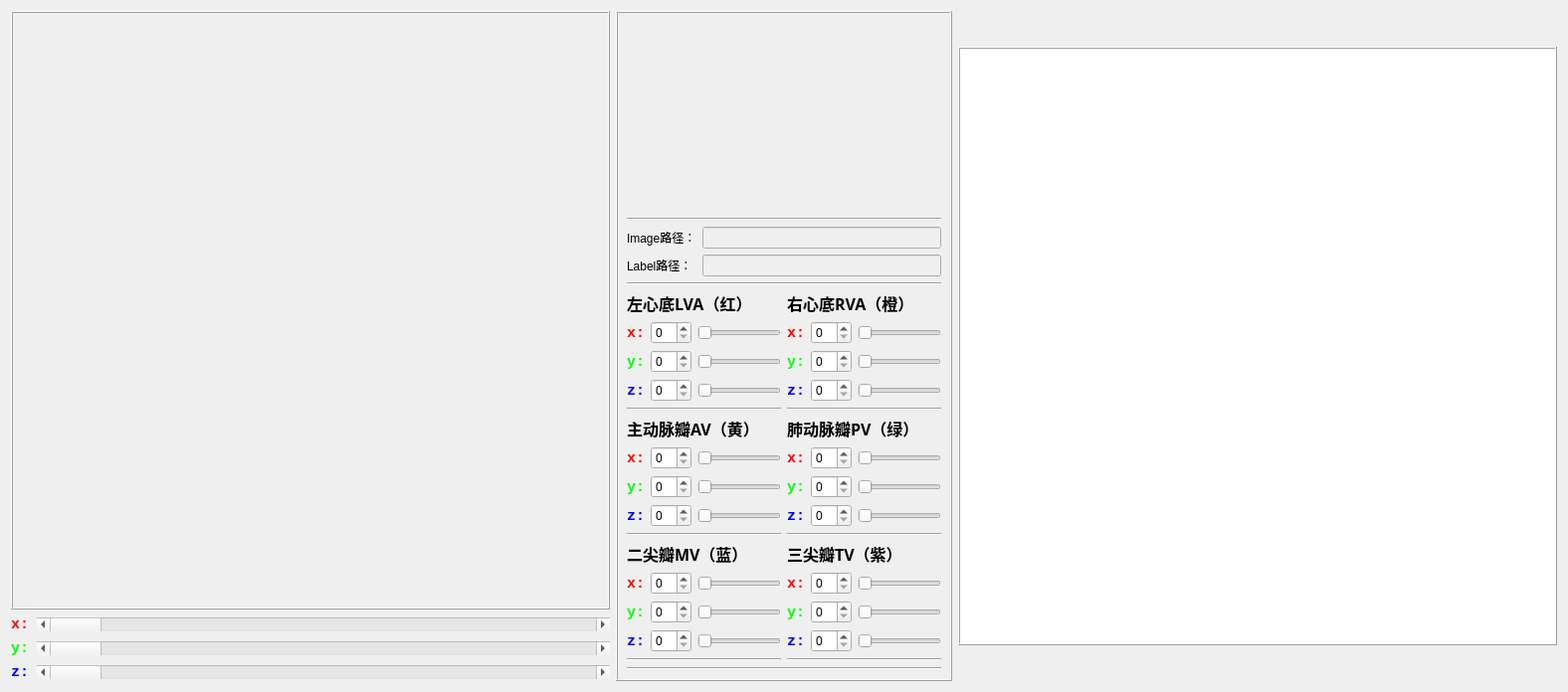
  <widget class="QWidget" name="centralwidget">
   <layout class="QHBoxLayout" name="horizontalLayout_13">
    <item>
     <layout class="QVBoxLayout" name="verticalLayout_2">
      <item>
       <widget class="QFrame" name="frame_3">
        <property name="minimumSize">
         <size>
          <width>602</width>
          <height>602</height>
         </size>
        </property>
        <property name="maximumSize">
         <size>
          <width>602</width>
          <height>602</height>
         </size>
        </property>
        <property name="frameShape">
         <enum>QFrame::Box</enum>
        </property>
        <property name="frameShadow">
         <enum>QFrame::Raised</enum>
        </property>
        <layout class="QHBoxLayout" name="horizontalLayout_vtkPlane">
         <property name="leftMargin">
          <number>0</number>
         </property>
         <property name="topMargin">
          <number>0</number>
         </property>
         <property name="rightMargin">
          <number>0</number>
         </property>
         <property name="bottomMargin">
          <number>0</number>
         </property>
        </layout>
       </widget>
      </item>
      <item>
       <layout class="QVBoxLayout" name="verticalLayout_6">
        <item>
         <layout class="QHBoxLayout" name="horizontalLayout">
          <item>
           <widget class="QLabel" name="label_38">
            <property name="maximumSize">
             <size>
              <width>20</width>
              <height>16777215</height>
             </size>
            </property>
            <property name="font">
             <font>
              <family>Consolas</family>
              <pointsize>11</pointsize>
              <weight>75</weight>
              <bold>true</bold>
             </font>
            </property>
            <property name="styleSheet">
             <string notr="true">color:rgb(255,0,0)</string>
            </property>
            <property name="text">
             <string>x:</string>
            </property>
           </widget>
          </item>
          <item>
           <widget class="QScrollBar" name="horizontalScrollBar_spinCenterX_vtk">
            <property name="tracking">
             <bool>true</bool>
            </property>
            <property name="orientation">
             <enum>Qt::Horizontal</enum>
            </property>
            <property name="invertedAppearance">
             <bool>false</bool>
            </property>
            <property name="invertedControls">
             <bool>false</bool>
            </property>
           </widget>
          </item>
         </layout>
        </item>
        <item>
         <layout class="QHBoxLayout" name="horizontalLayout_2">
          <item>
           <widget class="QLabel" name="label_39">
            <property name="maximumSize">
             <size>
              <width>20</width>
              <height>16777215</height>
             </size>
            </property>
            <property name="font">
             <font>
              <family>Consolas</family>
              <pointsize>11</pointsize>
              <weight>75</weight>
              <bold>true</bold>
             </font>
            </property>
            <property name="styleSheet">
             <string notr="true">color:rgb(0,255,0)</string>
            </property>
            <property name="text">
             <string>y:</string>
            </property>
           </widget>
          </item>
          <item>
           <widget class="QScrollBar" name="horizontalScrollBar_spinCenterY_vtk">
            <property name="orientation">
             <enum>Qt::Horizontal</enum>
            </property>
            <property name="invertedAppearance">
             <bool>false</bool>
            </property>
            <property name="invertedControls">
             <bool>false</bool>
            </property>
           </widget>
          </item>
         </layout>
        </item>
        <item>
         <layout class="QHBoxLayout" name="horizontalLayout_9">
          <item>
           <widget class="QLabel" name="label_46">
            <property name="maximumSize">
             <size>
              <width>20</width>
              <height>16777215</height>
             </size>
            </property>
            <property name="font">
             <font>
              <family>Consolas</family>
              <pointsize>11</pointsize>
              <weight>75</weight>
              <bold>true</bold>
             </font>
            </property>
            <property name="styleSheet">
             <string notr="true">color:rgb(0,0,255)</string>
            </property>
            <property name="text">
             <string>z:</string>
            </property>
           </widget>
          </item>
          <item>
           <widget class="QScrollBar" name="horizontalScrollBar_spinCenterZ_vtk">
            <property name="orientation">
             <enum>Qt::Horizontal</enum>
            </property>
            <property name="invertedAppearance">
             <bool>false</bool>
            </property>
            <property name="invertedControls">
             <bool>false</bool>
            </property>
           </widget>
          </item>
         </layout>
        </item>
       </layout>
      </item>
     </layout>
    </item>
    <item>
     <widget class="QFrame" name="frame">
      <property name="frameShape">
       <enum>QFrame::Box</enum>
      </property>
      <property name="frameShadow">
       <enum>QFrame::Raised</enum>
      </property>
      <layout class="QVBoxLayout" name="verticalLayout">
       <item>
        <spacer name="verticalSpacer">
         <property name="orientation">
          <enum>Qt::Vertical</enum>
         </property>
         <property name="sizeHint" stdset="0">
          <size>
           <width>20</width>
           <height>40</height>
          </size>
         </property>
        </spacer>
       </item>
       <item>
        <widget class="Line" name="line">
         <property name="orientation">
          <enum>Qt::Horizontal</enum>
         </property>
        </widget>
       </item>
       <item>
        <layout class="QHBoxLayout" name="horizontalLayout_7">
         <item>
          <layout class="QVBoxLayout" name="verticalLayout_9">
           <item>
            <widget class="QLabel" name="label_2">
             <property name="text">
              <string>Image路径：</string>
             </property>
            </widget>
           </item>
           <item>
            <widget class="QLabel" name="label_5">
             <property name="text">
              <string>Label路径：</string>
             </property>
            </widget>
           </item>
          </layout>
         </item>
         <item>
          <layout class="QVBoxLayout" name="verticalLayout_10">
           <item>
            <widget class="QLineEdit" name="lineEdit_imagePath">
             <property name="enabled">
              <bool>false</bool>
             </property>
            </widget>
           </item>
           <item>
            <widget class="QLineEdit" name="lineEdit_labelPath">
             <property name="enabled">
              <bool>false</bool>
             </property>
            </widget>
           </item>
          </layout>
         </item>
        </layout>
       </item>
       <item>
        <widget class="Line" name="line_5">
         <property name="orientation">
          <enum>Qt::Horizontal</enum>
         </property>
        </widget>
       </item>
       <item>
        <layout class="QHBoxLayout" name="horizontalLayout_3">
         <item>
          <layout class="QVBoxLayout" name="verticalLayout_5">
           <item>
            <widget class="QLabel" name="label_16">
             <property name="font">
              <font>
               <family>Adobe Devanagari</family>
               <pointsize>12</pointsize>
               <weight>75</weight>
               <bold>true</bold>
              </font>
             </property>
             <property name="text">
              <string>左心底LVA（红）</string>
             </property>
             <property name="textFormat">
              <enum>Qt::AutoText</enum>
             </property>
             <property name="alignment">
              <set>Qt::AlignLeading|Qt::AlignLeft|Qt::AlignVCenter</set>
             </property>
            </widget>
           </item>
           <item>
            <layout class="QHBoxLayout" name="horizontalLayout_15">
             <item>
              <widget class="QLabel" name="label_34">
               <property name="font">
                <font>
                 <family>Consolas</family>
                 <pointsize>11</pointsize>
                 <weight>75</weight>
                 <bold>true</bold>
                </font>
               </property>
               <property name="styleSheet">
                <string notr="true">color:rgb(255,0,0)</string>
               </property>
               <property name="text">
                <string>x:</string>
               </property>
              </widget>
             </item>
             <item>
              <widget class="QSpinBox" name="spinBox_LVA_X"/>
             </item>
             <item>
              <widget class="QSlider" name="horizontalSlider_LVA_X">
               <property name="orientation">
                <enum>Qt::Horizontal</enum>
               </property>
              </widget>
             </item>
            </layout>
           </item>
           <item>
            <layout class="QHBoxLayout" name="horizontalLayout_16">
             <item>
              <widget class="QLabel" name="label_35">
               <property name="font">
                <font>
                 <family>Consolas</family>
                 <pointsize>11</pointsize>
                 <weight>75</weight>
                 <bold>true</bold>
                </font>
               </property>
               <property name="styleSheet">
                <string notr="true">color:rgb(0,255,0)</string>
               </property>
               <property name="text">
                <string>y:</string>
               </property>
              </widget>
             </item>
             <item>
              <widget class="QSpinBox" name="spinBox_LVA_Y"/>
             </item>
             <item>
              <widget class="QSlider" name="horizontalSlider_LVA_Y">
               <property name="orientation">
                <enum>Qt::Horizontal</enum>
               </property>
              </widget>
             </item>
            </layout>
           </item>
           <item>
            <layout class="QHBoxLayout" name="horizontalLayout_17">
             <item>
              <widget class="QLabel" name="label_36">
               <property name="font">
                <font>
                 <family>Consolas</family>
                 <pointsize>11</pointsize>
                 <weight>75</weight>
                 <bold>true</bold>
                </font>
               </property>
               <property name="styleSheet">
                <string notr="true">color:rgb(0,0,255)</string>
               </property>
               <property name="text">
                <string>z:</string>
               </property>
              </widget>
             </item>
             <item>
              <widget class="QSpinBox" name="spinBox_LVA_Z"/>
             </item>
             <item>
              <widget class="QSlider" name="horizontalSlider_LVA_Z">
               <property name="orientation">
                <enum>Qt::Horizontal</enum>
               </property>
              </widget>
             </item>
            </layout>
           </item>
           <item>
            <widget class="Line" name="line_3">
             <property name="orientation">
              <enum>Qt::Horizontal</enum>
             </property>
            </widget>
           </item>
          </layout>
         </item>
         <item>
          <layout class="QVBoxLayout" name="verticalLayout_7">
           <item>
            <widget class="QLabel" name="label_17">
             <property name="font">
              <font>
               <family>Adobe Devanagari</family>
               <pointsize>12</pointsize>
               <weight>75</weight>
               <bold>true</bold>
              </font>
             </property>
             <property name="text">
              <string>右心底RVA（橙）</string>
             </property>
             <property name="textFormat">
              <enum>Qt::AutoText</enum>
             </property>
             <property name="alignment">
              <set>Qt::AlignLeading|Qt::AlignLeft|Qt::AlignVCenter</set>
             </property>
            </widget>
           </item>
           <item>
            <layout class="QHBoxLayout" name="horizontalLayout_18">
             <item>
              <widget class="QLabel" name="label_37">
               <property name="font">
                <font>
                 <family>Consolas</family>
                 <pointsize>11</pointsize>
                 <weight>75</weight>
                 <bold>true</bold>
                </font>
               </property>
               <property name="styleSheet">
                <string notr="true">color:rgb(255,0,0)</string>
               </property>
               <property name="text">
                <string>x:</string>
               </property>
              </widget>
             </item>
             <item>
              <widget class="QSpinBox" name="spinBox_RVA_X"/>
             </item>
             <item>
              <widget class="QSlider" name="horizontalSlider_RVA_X">
               <property name="orientation">
                <enum>Qt::Horizontal</enum>
               </property>
              </widget>
             </item>
            </layout>
           </item>
           <item>
            <layout class="QHBoxLayout" name="horizontalLayout_19">
             <item>
              <widget class="QLabel" name="label_40">
               <property name="font">
                <font>
                 <family>Consolas</family>
                 <pointsize>11</pointsize>
                 <weight>75</weight>
                 <bold>true</bold>
                </font>
               </property>
               <property name="styleSheet">
                <string notr="true">color:rgb(0,255,0)</string>
               </property>
               <property name="text">
                <string>y:</string>
               </property>
              </widget>
             </item>
             <item>
              <widget class="QSpinBox" name="spinBox_RVA_Y"/>
             </item>
             <item>
              <widget class="QSlider" name="horizontalSlider_RVA_Y">
               <property name="orientation">
                <enum>Qt::Horizontal</enum>
               </property>
              </widget>
             </item>
            </layout>
           </item>
           <item>
            <layout class="QHBoxLayout" name="horizontalLayout_20">
             <item>
              <widget class="QLabel" name="label_41">
               <property name="font">
                <font>
                 <family>Consolas</family>
                 <pointsize>11</pointsize>
                 <weight>75</weight>
                 <bold>true</bold>
                </font>
               </property>
               <property name="styleSheet">
                <string notr="true">color:rgb(0,0,255)</string>
               </property>
               <property name="text">
                <string>z:</string>
               </property>
              </widget>
             </item>
             <item>
              <widget class="QSpinBox" name="spinBox_RVA_Z"/>
             </item>
             <item>
              <widget class="QSlider" name="horizontalSlider_RVA_Z">
               <property name="orientation">
                <enum>Qt::Horizontal</enum>
               </property>
              </widget>
             </item>
            </layout>
           </item>
           <item>
            <widget class="Line" name="line_6">
             <property name="orientation">
              <enum>Qt::Horizontal</enum>
             </property>
            </widget>
           </item>
          </layout>
         </item>
        </layout>
       </item>
       <item>
        <layout class="QHBoxLayout" name="horizontalLayout_5">
         <item>
          <layout class="QVBoxLayout" name="verticalLayout_13">
           <item>
            <widget class="QLabel" name="label_19">
             <property name="font">
              <font>
               <family>Adobe Devanagari</family>
               <pointsize>12</pointsize>
               <weight>75</weight>
               <bold>true</bold>
              </font>
             </property>
             <property name="text">
              <string>主动脉瓣AV（黄）</string>
             </property>
             <property name="textFormat">
              <enum>Qt::AutoText</enum>
             </property>
             <property name="alignment">
              <set>Qt::AlignLeading|Qt::AlignLeft|Qt::AlignVCenter</set>
             </property>
            </widget>
           </item>
           <item>
            <layout class="QHBoxLayout" name="horizontalLayout_24">
             <item>
              <widget class="QLabel" name="label_45">
               <property name="font">
                <font>
                 <family>Consolas</family>
                 <pointsize>11</pointsize>
                 <weight>75</weight>
                 <bold>true</bold>
                </font>
               </property>
               <property name="styleSheet">
                <string notr="true">color:rgb(255,0,0)</string>
               </property>
               <property name="text">
                <string>x:</string>
               </property>
              </widget>
             </item>
             <item>
              <widget class="QSpinBox" name="spinBox_AV_X"/>
             </item>
             <item>
              <widget class="QSlider" name="horizontalSlider_AV_X">
               <property name="orientation">
                <enum>Qt::Horizontal</enum>
               </property>
              </widget>
             </item>
            </layout>
           </item>
           <item>
            <layout class="QHBoxLayout" name="horizontalLayout_25">
             <item>
              <widget class="QLabel" name="label_48">
               <property name="font">
                <font>
                 <family>Consolas</family>
                 <pointsize>11</pointsize>
                 <weight>75</weight>
                 <bold>true</bold>
                </font>
               </property>
               <property name="styleSheet">
                <string notr="true">color:rgb(0,255,0)</string>
               </property>
               <property name="text">
                <string>y:</string>
               </property>
              </widget>
             </item>
             <item>
              <widget class="QSpinBox" name="spinBox_AV_Y"/>
             </item>
             <item>
              <widget class="QSlider" name="horizontalSlider_AV_Y">
               <property name="orientation">
                <enum>Qt::Horizontal</enum>
               </property>
              </widget>
             </item>
            </layout>
           </item>
           <item>
            <layout class="QHBoxLayout" name="horizontalLayout_26">
             <item>
              <widget class="QLabel" name="label_50">
               <property name="font">
                <font>
                 <family>Consolas</family>
                 <pointsize>11</pointsize>
                 <weight>75</weight>
                 <bold>true</bold>
                </font>
               </property>
               <property name="styleSheet">
                <string notr="true">color:rgb(0,0,255)</string>
               </property>
               <property name="text">
                <string>z:</string>
               </property>
              </widget>
             </item>
             <item>
              <widget class="QSpinBox" name="spinBox_AV_Z"/>
             </item>
             <item>
              <widget class="QSlider" name="horizontalSlider_AV_Z">
               <property name="orientation">
                <enum>Qt::Horizontal</enum>
               </property>
              </widget>
             </item>
            </layout>
           </item>
           <item>
            <widget class="Line" name="line_8">
             <property name="orientation">
              <enum>Qt::Horizontal</enum>
             </property>
            </widget>
           </item>
          </layout>
         </item>
         <item>
          <layout class="QVBoxLayout" name="verticalLayout_8">
           <item>
            <widget class="QLabel" name="label_18">
             <property name="font">
              <font>
               <family>Adobe Devanagari</family>
               <pointsize>12</pointsize>
               <weight>75</weight>
               <bold>true</bold>
              </font>
             </property>
             <property name="text">
              <string>肺动脉瓣PV（绿）</string>
             </property>
             <property name="textFormat">
              <enum>Qt::AutoText</enum>
             </property>
             <property name="alignment">
              <set>Qt::AlignLeading|Qt::AlignLeft|Qt::AlignVCenter</set>
             </property>
            </widget>
           </item>
           <item>
            <layout class="QHBoxLayout" name="horizontalLayout_21">
             <item>
              <widget class="QLabel" name="label_42">
               <property name="font">
                <font>
                 <family>Consolas</family>
                 <pointsize>11</pointsize>
                 <weight>75</weight>
                 <bold>true</bold>
                </font>
               </property>
               <property name="styleSheet">
                <string notr="true">color:rgb(255,0,0)</string>
               </property>
               <property name="text">
                <string>x:</string>
               </property>
              </widget>
             </item>
             <item>
              <widget class="QSpinBox" name="spinBox_PV_X"/>
             </item>
             <item>
              <widget class="QSlider" name="horizontalSlider_PV_X">
               <property name="orientation">
                <enum>Qt::Horizontal</enum>
               </property>
              </widget>
             </item>
            </layout>
           </item>
           <item>
            <layout class="QHBoxLayout" name="horizontalLayout_22">
             <item>
              <widget class="QLabel" name="label_43">
               <property name="font">
                <font>
                 <family>Consolas</family>
                 <pointsize>11</pointsize>
                 <weight>75</weight>
                 <bold>true</bold>
                </font>
               </property>
               <property name="styleSheet">
                <string notr="true">color:rgb(0,255,0)</string>
               </property>
               <property name="text">
                <string>y:</string>
               </property>
              </widget>
             </item>
             <item>
              <widget class="QSpinBox" name="spinBox_PV_Y"/>
             </item>
             <item>
              <widget class="QSlider" name="horizontalSlider_PV_Y">
               <property name="orientation">
                <enum>Qt::Horizontal</enum>
               </property>
              </widget>
             </item>
            </layout>
           </item>
           <item>
            <layout class="QHBoxLayout" name="horizontalLayout_23">
             <item>
              <widget class="QLabel" name="label_44">
               <property name="font">
                <font>
                 <family>Consolas</family>
                 <pointsize>11</pointsize>
                 <weight>75</weight>
                 <bold>true</bold>
                </font>
               </property>
               <property name="styleSheet">
                <string notr="true">color:rgb(0,0,255)</string>
               </property>
               <property name="text">
                <string>z:</string>
               </property>
              </widget>
             </item>
             <item>
              <widget class="QSpinBox" name="spinBox_PV_Z"/>
             </item>
             <item>
              <widget class="QSlider" name="horizontalSlider_PV_Z">
               <property name="orientation">
                <enum>Qt::Horizontal</enum>
               </property>
              </widget>
             </item>
            </layout>
           </item>
           <item>
            <widget class="Line" name="line_7">
             <property name="orientation">
              <enum>Qt::Horizontal</enum>
             </property>
            </widget>
           </item>
          </layout>
         </item>
        </layout>
       </item>
       <item>
        <layout class="QHBoxLayout" name="horizontalLayout_4">
         <item>
          <layout class="QVBoxLayout" name="verticalLayout_14">
           <item>
            <widget class="QLabel" name="label_20">
             <property name="font">
              <font>
               <family>Adobe Devanagari</family>
               <pointsize>12</pointsize>
               <weight>75</weight>
               <bold>true</bold>
              </font>
             </property>
             <property name="text">
              <string>二尖瓣MV（蓝）</string>
             </property>
             <property name="textFormat">
              <enum>Qt::AutoText</enum>
             </property>
             <property name="alignment">
              <set>Qt::AlignLeading|Qt::AlignLeft|Qt::AlignVCenter</set>
             </property>
            </widget>
           </item>
           <item>
            <layout class="QHBoxLayout" name="horizontalLayout_27">
             <item>
              <widget class="QLabel" name="label_52">
               <property name="font">
                <font>
                 <family>Consolas</family>
                 <pointsize>11</pointsize>
                 <weight>75</weight>
                 <bold>true</bold>
                </font>
               </property>
               <property name="styleSheet">
                <string notr="true">color:rgb(255,0,0)</string>
               </property>
               <property name="text">
                <string>x:</string>
               </property>
              </widget>
             </item>
             <item>
              <widget class="QSpinBox" name="spinBox_MV_X"/>
             </item>
             <item>
              <widget class="QSlider" name="horizontalSlider_MV_X">
               <property name="orientation">
                <enum>Qt::Horizontal</enum>
               </property>
              </widget>
             </item>
            </layout>
           </item>
           <item>
            <layout class="QHBoxLayout" name="horizontalLayout_28">
             <item>
              <widget class="QLabel" name="label_53">
               <property name="font">
                <font>
                 <family>Consolas</family>
                 <pointsize>11</pointsize>
                 <weight>75</weight>
                 <bold>true</bold>
                </font>
               </property>
               <property name="styleSheet">
                <string notr="true">color:rgb(0,255,0)</string>
               </property>
               <property name="text">
                <string>y:</string>
               </property>
              </widget>
             </item>
             <item>
              <widget class="QSpinBox" name="spinBox_MV_Y"/>
             </item>
             <item>
              <widget class="QSlider" name="horizontalSlider_MV_Y">
               <property name="orientation">
                <enum>Qt::Horizontal</enum>
               </property>
              </widget>
             </item>
            </layout>
           </item>
           <item>
            <layout class="QHBoxLayout" name="horizontalLayout_29">
             <item>
              <widget class="QLabel" name="label_54">
               <property name="font">
                <font>
                 <family>Consolas</family>
                 <pointsize>11</pointsize>
                 <weight>75</weight>
                 <bold>true</bold>
                </font>
               </property>
               <property name="styleSheet">
                <string notr="true">color:rgb(0,0,255)</string>
               </property>
               <property name="text">
                <string>z:</string>
               </property>
              </widget>
             </item>
             <item>
              <widget class="QSpinBox" name="spinBox_MV_Z"/>
             </item>
             <item>
              <widget class="QSlider" name="horizontalSlider_MV_Z">
               <property name="orientation">
                <enum>Qt::Horizontal</enum>
               </property>
              </widget>
             </item>
            </layout>
           </item>
           <item>
            <widget class="Line" name="line_9">
             <property name="orientation">
              <enum>Qt::Horizontal</enum>
             </property>
            </widget>
           </item>
          </layout>
         </item>
         <item>
          <layout class="QVBoxLayout" name="verticalLayout_15">
           <item>
            <widget class="QLabel" name="label_21">
             <property name="font">
              <font>
               <family>Adobe Devanagari</family>
               <pointsize>12</pointsize>
               <weight>75</weight>
               <bold>true</bold>
              </font>
             </property>
             <property name="text">
              <string>三尖瓣TV（紫）</string>
             </property>
             <property name="textFormat">
              <enum>Qt::AutoText</enum>
             </property>
             <property name="alignment">
              <set>Qt::AlignLeading|Qt::AlignLeft|Qt::AlignVCenter</set>
             </property>
            </widget>
           </item>
           <item>
            <layout class="QHBoxLayout" name="horizontalLayout_30">
             <item>
              <widget class="QLabel" name="label_55">
               <property name="font">
                <font>
                 <family>Consolas</family>
                 <pointsize>11</pointsize>
                 <weight>75</weight>
                 <bold>true</bold>
                </font>
               </property>
               <property name="styleSheet">
                <string notr="true">color:rgb(255,0,0)</string>
               </property>
               <property name="text">
                <string>x:</string>
               </property>
              </widget>
             </item>
             <item>
              <widget class="QSpinBox" name="spinBox_TV_X"/>
             </item>
             <item>
              <widget class="QSlider" name="horizontalSlider_TV_X">
               <property name="orientation">
                <enum>Qt::Horizontal</enum>
               </property>
              </widget>
             </item>
            </layout>
           </item>
           <item>
            <layout class="QHBoxLayout" name="horizontalLayout_31">
             <item>
              <widget class="QLabel" name="label_56">
               <property name="font">
                <font>
                 <family>Consolas</family>
                 <pointsize>11</pointsize>
                 <weight>75</weight>
                 <bold>true</bold>
                </font>
               </property>
               <property name="styleSheet">
                <string notr="true">color:rgb(0,255,0)</string>
               </property>
               <property name="text">
                <string>y:</string>
               </property>
              </widget>
             </item>
             <item>
              <widget class="QSpinBox" name="spinBox_TV_Y"/>
             </item>
             <item>
              <widget class="QSlider" name="horizontalSlider_TV_Y">
               <property name="orientation">
                <enum>Qt::Horizontal</enum>
               </property>
              </widget>
             </item>
            </layout>
           </item>
           <item>
            <layout class="QHBoxLayout" name="horizontalLayout_32">
             <item>
              <widget class="QLabel" name="label_57">
               <property name="font">
                <font>
                 <family>Consolas</family>
                 <pointsize>11</pointsize>
                 <weight>75</weight>
                 <bold>true</bold>
                </font>
               </property>
               <property name="styleSheet">
                <string notr="true">color:rgb(0,0,255)</string>
               </property>
               <property name="text">
                <string>z:</string>
               </property>
              </widget>
             </item>
             <item>
              <widget class="QSpinBox" name="spinBox_TV_Z"/>
             </item>
             <item>
              <widget class="QSlider" name="horizontalSlider_TV_Z">
               <property name="orientation">
                <enum>Qt::Horizontal</enum>
               </property>
              </widget>
             </item>
            </layout>
           </item>
           <item>
            <widget class="Line" name="line_10">
             <property name="orientation">
              <enum>Qt::Horizontal</enum>
             </property>
            </widget>
           </item>
          </layout>
         </item>
        </layout>
       </item>
       <item>
        <widget class="Line" name="line_4">
         <property name="orientation">
          <enum>Qt::Horizontal</enum>
         </property>
        </widget>
       </item>
      </layout>
     </widget>
    </item>
    <item>
     <layout class="QVBoxLayout" name="verticalLayout_12">
      <item>
       <widget class="QFrame" name="frame_5">
        <property name="minimumSize">
         <size>
          <width>602</width>
          <height>602</height>
         </size>
        </property>
        <property name="maximumSize">
         <size>
          <width>602</width>
          <height>602</height>
         </size>
        </property>
        <property name="frameShape">
         <enum>QFrame::Box</enum>
        </property>
        <property name="frameShadow">
         <enum>QFrame::Raised</enum>
        </property>
        <layout class="QHBoxLayout" name="horizontalLayout_vtkSegment">
         <property name="leftMargin">
          <number>0</number>
         </property>
         <property name="topMargin">
          <number>0</number>
         </property>
         <property name="rightMargin">
          <number>0</number>
         </property>
         <property name="bottomMargin">
          <number>0</number>
         </property>
         <item>
          <widget class="QLabel" name="label_pictrue">
           <property name="styleSheet">
            <string notr="true">background-color: rgb(255, 255, 255)</string>
           </property>
           <property name="text">
            <string/>
           </property>
          </widget>
         </item>
        </layout>
       </widget>
      </item>
     </layout>
    </item>
   </layout>
  </widget>
